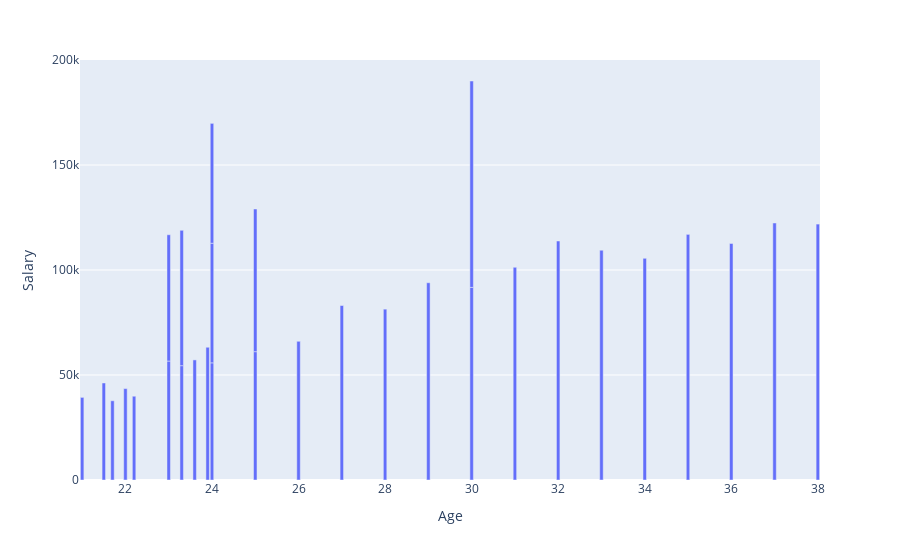

Notebook code for this chart:
### Markdown cell above
from above visuvalization as the years of experience increases the salary is increases

### Code cell
fig=px.bar(salary,salary['Age'],salary['Salary'])
fig.show()

### Figure 1 — Plotly figure (JSON) as saved in the notebook; plotly's stock layout.template omitted (floating-point values rounded to 4 significant figures)
{"data": [{"alignmentgroup": "True", "hovertemplate": "Age=%{x}<br>Salary=%{y}<extra></extra>", "legendgroup": "", "marker": {"color": "#636efa", "pattern": {"shape": ""}}, "name": "", "offsetgroup": "", "orientation": "v", "showlegend": false, "textposition": "auto", "type": "bar", "x": [21, 21.5, 21.7, 22, 22.2, 23, 23, 23.3, 23.3, 23.6, 23.9, 24, 24, 24, 25, 25, 26, 27, 28, 29, 30, 30, 31, 32, 33, 34, 35, 36, 37, 38], "xaxis": "x", "y": [39343, 46205, 37731, 43525, 39891, 56642, 60150, 54445, 64445, 57189, 63218, 55794, 56957, 57081, 61111, 67938, 66029, 83088, 81363, 93940, 91738, 98273, 101302, 113812, 109431, 105582, 116969, 112635, 122391, 121872], "yaxis": "y"}], "layout": {"barmode": "relative", "legend": {"tracegroupgap": 0}, "margin": {"t": 60}, "xaxis": {"anchor": "y", "domain": [0, 1], "title": {"text": "Age"}}, "yaxis": {"anchor": "x", "domain": [0, 1], "title": {"text": "Salary"}}}}
